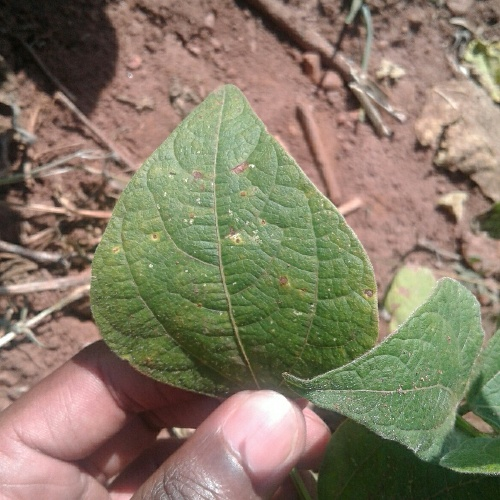
#> input picture Leaf Segmentation/test (1).jpg, 500 x 500 px
$ python leaf_segmentation.py
#> lines starting #> are read from the running program, lines starting #| are printed output that depends on the picture; after the words box and inside, x2 and y2 are one past the last pixel; in counts of white or black regions, pixels touching at a corner belong together
# -*- coding: utf-8 -*-
"""
Created on Wed Oct  6 23:45:58 2021

@author: Cinar
"""
#%%

""" # import libraries  """
import cv2
import numpy as np
import matplotlib.pyplot as plt

# resmi siyah beyaz olarak içe aktaralım
image = cv2.imread("test (1).jpg")
#> image is the input picture: shape (500, 500, 3); mean B, G, R 102.6, 123.4, 133.9
plt.figure(), plt.imshow(image), plt.axis("off"), plt.title("Image Original")

#%% Gray scale Coversion


"""
Burada resmimizi renkli formattan gri formata dönüştürüyoruz
ve görselleştiriyoruz.

"""
# Gray scale Coversion
image_gray = cv2.cvtColor(image, cv2.COLOR_BGR2GRAY)
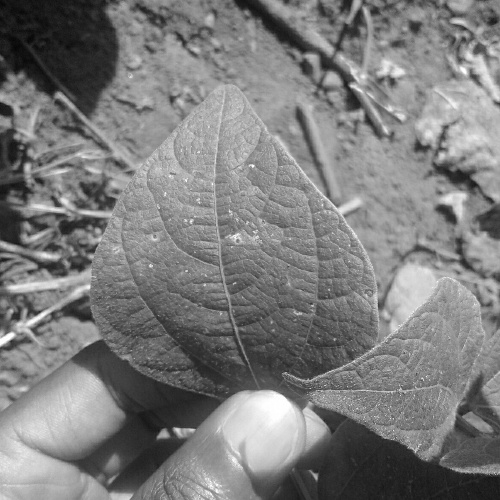
#> image_gray: shape (500, 500); min 6, max 255, mean 124.2
plt.figure(), plt.imshow(image_gray), plt.axis("off"), plt.title("Gray")
# cv2.imshow('Yaprak',image_gray)
# cv2.waitKey(0)

#closing all open windows
cv2.destroyAllWindows()

#%%

""" # Gaussian Blur """

"""
Burada resmimize bluring işlemi yapıyoruz yani bulanıklaştırıyoruz
ve görselleştiriyoruz.

"""

image_gb = cv2.GaussianBlur(image_gray, ksize = (3,3), sigmaX = 7)
plt.figure(), plt.imshow(image_gb), plt.axis("off"), plt.title("Gaussian Blur")


#%%

""" # Thresholding """

"""
Burada resmimize eşikleme yapıyoruz renk skalasın 100 ün altında olan piksellerimizi beyaz,
geriye kalanlarını ise siyah yapıyoruz.
Özet geçersek verilen resmi ikili binary görüntüye çevirmek .Siyah-Beyaz
"""

_, thresh_img = cv2.threshold(image_gb, thresh = 100, maxval = 255, type = cv2.THRESH_BINARY)
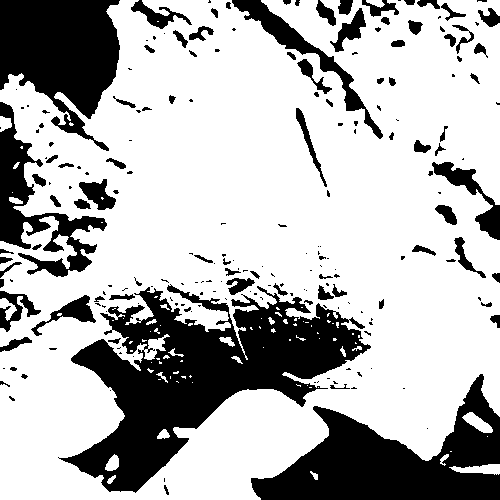
#> thresh_img: shape (500, 500); 70.9% white; 210 black regions (123 under 20 px), largest, box (x1, y1, x2, y2) and area: (58, 284, 371, 493) 26618, (251, 374, 500, 500) 14843, (0, 0, 120, 151) 11520


#

plt.figure()
thresh_img = cv2.bitwise_not(thresh_img, mask = None)
#> thresh_img: shape (500, 500); 29.1% white; 210 white regions (123 under 20 px)
# thresh_img = cv2.resize(thresh_img, (227,227), interpolation = cv2.INTER_AREA)
plt.title(" Otsu Thresholding")
plt.imshow(thresh_img, cmap = "gray")

# print(thresh_img.shape)

# %%
""" #Generating blank black image of same dimension """

"""

Burada blank oluştırmak için bir tane fonksiyon tanımlıyoruz
bu fonksiyon rengini istegimize göre ayarlayabilecegimiz  blank olusturacak.
#Generaing blank black image of same dimension

"""


def create_blank(width, height, rgb_color=(0, 0, 0)):

    """Create new image(numpy array) filled with certain color in RGB"""

    # Create black blank image
    image = np.zeros((height, width, 3), np.uint8)

    # Since OpenCV uses BGR, convert the color first
    color = tuple(reversed(rgb_color))

    # Fill image with color
    image[:] = color

    return image


# Create new blank 300x300 red image

width1, height1 = image.shape[0], image.shape[1]
#> width1 = 500; height1 = 500

black = (0, 0, 0)
thresh_img2 = create_blank(width1, height1, rgb_color=black)
plt.figure(), plt.imshow(thresh_img2)


# %%
""" # contours """

"""
Burada aynı renk ve yoğunluğa sahip olan kesintisiz noktaları sınır boyunca
birleştiren bir eğri oluşturuyoruz. Biz burada dış(external) eğrileri,çizgileri kullandık.

"""

contours, hierarch = cv2.findContours(thresh_img, cv2.RETR_CCOMP, cv2.CHAIN_APPROX_SIMPLE)
#> contours = 299 contours, 203 with area under 20; largest, box (x1, y1, x2, y2) and area: (58, 284, 371, 493) 26950, (251, 374, 500, 500) 14840, (0, 0, 120, 151) 11202, (0, 102, 107, 277) 4895, (232, 0, 383, 139) 2311

external_contour = np.zeros(thresh_img.shape)
internal_contour = np.zeros(thresh_img.shape)

for i in range(len(contours)):

    # external
    if hierarch[0][i][3] == -1:
        cv2.drawContours(external_contour,contours, i, 255, -1)
    else: # internal
        cv2.drawContours(internal_contour,contours, i, 255, -1)
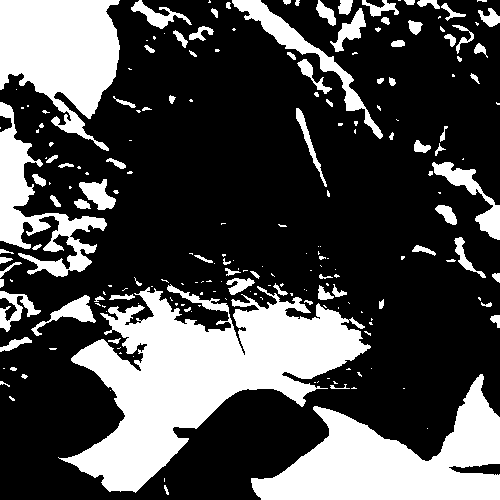
#> external_contour: shape (500, 500) float64; 29.8% white; 210 white regions (123 under 20 px), largest, box (x1, y1, x2, y2) and area: (58, 284, 371, 493) 27941, (251, 374, 500, 500) 15243, (0, 0, 120, 151) 11533
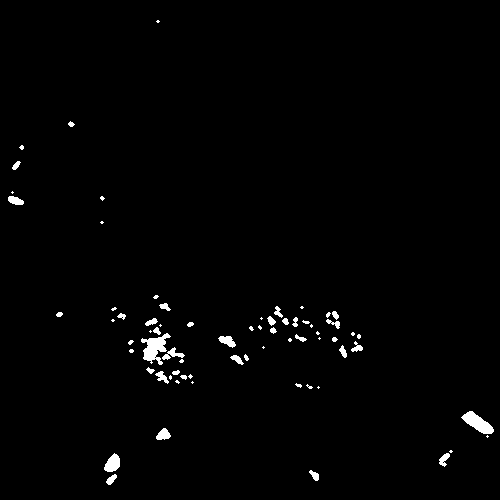
#> internal_contour: shape (500, 500) float64; 1.3% white; 70 white regions (35 under 20 px), largest, box (x1, y1, x2, y2) and area: (141, 333, 171, 365) 464, (461, 411, 494, 434) 378, (104, 453, 120, 472) 207

plt.figure(), plt.imshow(external_contour, cmap = "gray"),plt.axis("off")
#plt.figure(), plt.imshow(internal_contour, cmap = "gray"),plt.axis("off")


"""
#plt.figure(), plt.imshow(internal_contour, cmap = "gray"),plt.axis("off")
Eğer içten kontür çizdirmek istiyorsanız bunu kullanın

"""


# %% Bitwise Masking

""" Bitwise Masking  """

"""
Bir maske hangi bitleri saklamak istediğinizi ve hangi bitleri temizlemek istediğinizi tanımlar.
Maskeleme, bir değere maske uygulama eylemidir. Bu, aşağıdakileri yaparak gerçekleştirilir:

*Değerdeki bitlerin bir alt kümesini çıkarmak için Bitwise ANDing
*Değerdeki bitlerin bir alt kümesini ayarlamak için Bitwise ORing
*Değerdeki bitlerin bir alt kümesini değiştirmek için Bitsel XORing

Sayıların ikilik (binary), onluk (decimal) ve on altılık (hexadecimal)
tabanda ifade edilişleri ve maskeleme yardımıyla veri işleme yöntemleri.

"""
#
# thresh_img2 = thresh_img2.reshape(thresh_img2.shape[0],thresh_img2.shape[1]*thresh_img2.shape[2])
# thresh_img2 = cv2.resize(thresh_img2, (64,64), interpolation = cv2.INTER_AREA)
print(external_contour.shape)
#| (500, 500)
print(image.shape)
#| (500, 500, 3)
# external_contour = external_contour.reshape(256,256,1)
print(external_contour.shape)
#| (500, 500)
mask = np.zeros((256,256), dtype=np.uint8)
mask = cv2.circle(mask, (256,256), 225, (255,255,255), -1)
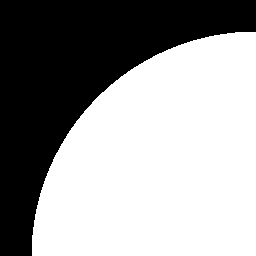
#> mask: shape (256, 256); 60.3% white; 1 black region, box (x1, y1, x2, y2) and area: (0, 0, 256, 256) 26003
print(mask.shape)
#| (256, 256)
# Mask input image with binary mask
result = cv2.bitwise_and(thresh_img,thresh_img,image,mask=None)
cv2.imshow('Yaprak',result)
cv2.waitKey(1)
# Color background white
#result[mask==0] = 255 # Optional
plt.show()
plt.imshow(result)
plt.title("Final Segmented Image")
plt.show()

print()
print("************************************")
print("Segmentation has been successfully applied.")
print("************************************")
print()

#result

cv2.waitKey()
cv2.destroyAllWindows()


#%%%
